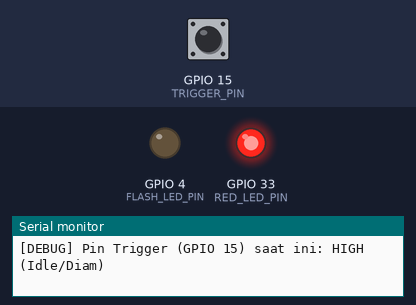
Bench run of a sketch on a simulated ESP32. Parts: output pins drawn as LEDs (lit = HIGH), the last lines printed to the serial monitor. Inputs (shaded band) come from the test bench; at power-on: GPIO 15 (TRIGGER_PIN) HIGH. WiFi joins after 1.5 s; servers stay silent unless stated; uploads are accepted with an empty reply; the camera gives no picture.

Above: at 6.0 s.
6.1 s: GPIO 15 (TRIGGER_PIN) pulled LOW for 0.15 s
At 8.4 s:
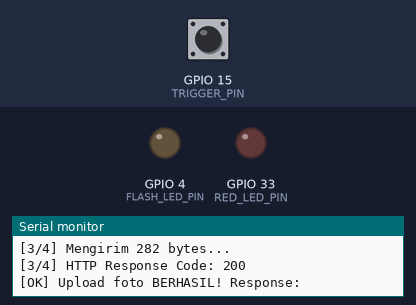
9.1 s: GPIO 15 (TRIGGER_PIN) pulled LOW for 1 s
At 10.1 s:
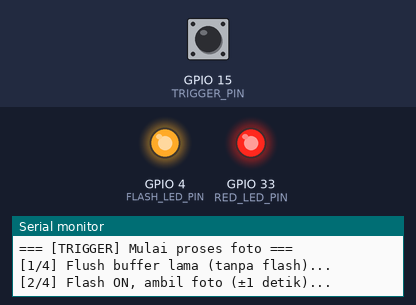
13.1 s: GPIO 15 (TRIGGER_PIN) pulled LOW for 3.2 s
At 16.8 s:
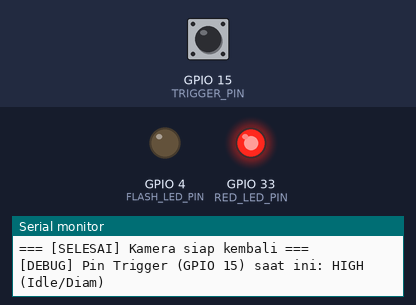
Timing chart, 0 to 18.3 s (numbered marks = the images above; inputs shaded):
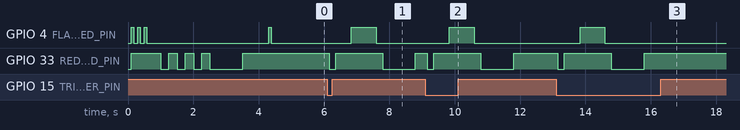

The sketch:

esp32_cam.ino
```cpp
#include <WiFi.h>
#include <WiFiClientSecure.h>
#include <HTTPClient.h>
#include "esp_camera.h"
#include "soc/soc.h"
#include "soc/rtc_cntl_reg.h"

// ==========================================
// 1. KONFIGURASI JARINGAN & API PRODUCTION
// ==========================================
const char* ssid     = "satcloud";
const char* password = "matahary02";

const char*   serverHost = "smartdoor.satcloud.tech";
const int     serverPort = 443;
const String  apiPath    = "/api/iot/percobaan-gagal";
const int     kamarId    = 1;

// ==========================================
// 2. PIN DEFINITIONS
// ==========================================
#define TRIGGER_PIN   15  // Dari PIN 14 ESP32 Utama (Gunakan GPIO 15 agar lebih stabil)
#define FLASH_LED_PIN  4  // Flash LED bawaan ESP32-CAM AI-Thinker
#define RED_LED_PIN   33  // LED merah kecil di belakang board (Active LOW)

// Pin kamera AI-Thinker (JANGAN UBAH)
#define PWDN_GPIO_NUM     32
#define RESET_GPIO_NUM    -1
#define XCLK_GPIO_NUM      0
#define SIOD_GPIO_NUM     26
#define SIOC_GPIO_NUM     27
#define Y9_GPIO_NUM       35
#define Y8_GPIO_NUM       34
#define Y7_GPIO_NUM       39
#define Y6_GPIO_NUM       36
#define Y5_GPIO_NUM       21
#define Y4_GPIO_NUM       19
#define Y3_GPIO_NUM       18
#define Y2_GPIO_NUM        5
#define VSYNC_GPIO_NUM    25
#define HREF_GPIO_NUM     23
#define PCLK_GPIO_NUM     22

// ==========================================
// 3. HELPER: INDIKATOR LED DEBUG VISUAL
// ==========================================

// Kedip Flash cepat N kali → menandai tahapan
void kedipFlash(int n) {
  for (int i = 0; i < n; i++) {
    digitalWrite(FLASH_LED_PIN, HIGH);
    delay(80);
    digitalWrite(FLASH_LED_PIN, LOW);
    delay(120);
  }
}

// Kedip Red cepat N kali
void kedipRed(int n) {
  for (int i = 0; i < n; i++) {
    digitalWrite(RED_LED_PIN, LOW);  // Active LOW
    delay(80);
    digitalWrite(RED_LED_PIN, HIGH);
    delay(120);
  }
}

// Flash menyala PANJANG N ms → tanda sukses upload
void flashPanjang(int ms) {
  digitalWrite(FLASH_LED_PIN, HIGH);
  delay(ms);
  digitalWrite(FLASH_LED_PIN, LOW);
}

// Red menyala terus → tanda ERROR FATAL
void redNyalaTerus() {
  digitalWrite(RED_LED_PIN, LOW); // Active LOW = ON
}

// ==========================================
// 4. HELPER: KONEKSI WIFI
// ==========================================

// Koneksi WiFi dengan timeout & auto-restart.
// Dipanggil sekali saat setup (sebelum init kamera).
// Koneksi WiFi dengan timeout.
// Dipanggil sekali saat setup (sebelum init kamera).
// JANGAN restart board jika gagal connect saat startup, biarkan lanjut
// agar kamera tetap terinisialisasi dan loop() yang akan menyambung background.
void koneksiWiFi() {
  Serial.printf("[WiFi] Menghubungkan ke '%s'...\n", ssid);
  WiFi.mode(WIFI_STA);
  WiFi.begin(ssid, password);

  // Indikator: Red blink selama connecting
  int attempts = 0;
  while (WiFi.status() != WL_CONNECTED && attempts < 40) {
    digitalWrite(RED_LED_PIN, LOW);
    delay(250);
    digitalWrite(RED_LED_PIN, HIGH);
    delay(250);
    attempts++;
    Serial.print(".");
  }
  Serial.println();

  if (WiFi.status() != WL_CONNECTED) {
    Serial.println("[WiFi] GAGAL konek saat startup! Melanjutkan boot...");
    // Indikator error: Red + Flash bergantian 3x
    for (int i = 0; i < 3; i++) {
      digitalWrite(RED_LED_PIN, LOW);
      delay(200);
      digitalWrite(RED_LED_PIN, HIGH);
      digitalWrite(FLASH_LED_PIN, HIGH);
      delay(200);
      digitalWrite(FLASH_LED_PIN, LOW);
    }
  } else {
    Serial.printf("[WiFi] Terhubung! IP: %s\n", WiFi.localIP().toString().c_str());
    // Indikator WiFi OK: Red menyala panjang 1 detik lalu mati
    digitalWrite(RED_LED_PIN, LOW);
    delay(1000);
    digitalWrite(RED_LED_PIN, HIGH);
  }
}

// ==========================================
// 5. LOGIKA PENGAMBILAN & PENGIRIMAN FOTO
// ==========================================
// Server: POST /api/iot/percobaan-gagal
// Form-data: { "kamar_id": int, "foto": file }
// Response: { "success": true, "message": str }
// Server: POST /api/iot/percobaan-gagal
// Form-data: { "kamar_id": int, "foto": file }
// Response: { "success": true, "message": str }
void ambilDanKirimFoto() {
  Serial.println("\n=== [TRIGGER] Mulai proses foto ===");

  // --- TAHAP 1: Flush buffer TANPA flash ---
  // Buang frame-frame lama yang ada di buffer (gelap/stale) SEBELUM flash nyala.
  Serial.println("[1/4] Flush buffer lama (tanpa flash)...");
  for (int i = 0; i < 3; i++) {
    camera_fb_t* dummy = esp_camera_fb_get();
    if (dummy) esp_camera_fb_return(dummy);
    delay(100);
  }

  // --- TAHAP 2: Flash ON → Jepret → Flash OFF (total ±1 detik) ---
  // Flash hanya menyala SAAT jepret saja — tidak lebih lama, agar maling tidak curiga
  Serial.println("[2/4] Flash ON, ambil foto (±1 detik)...");
  digitalWrite(FLASH_LED_PIN, HIGH); // Flash ON
  delay(700); // Beri waktu sensor AE menyesuaikan (~700ms), lalu jepret

  camera_fb_t* fb = esp_camera_fb_get(); // Ambil foto
  digitalWrite(FLASH_LED_PIN, LOW);      // Flash OFF segera setelah jepret

  if (!fb) {
    Serial.println("[ERROR] Gagal ambil foto dari kamera!");
    kedipRed(5);
    return;
  }
  Serial.printf("[OK] Foto terambil: %dx%d, %d bytes\n", fb->width, fb->height, fb->len);

  // --- TAHAP 2B: Hubungkan WiFi jika terputus (Capture First, Connect/Upload Second) ---
  if (WiFi.status() != WL_CONNECTED) {
    Serial.println("[WiFi] Terputus saat akan upload, mencoba menyambungkan kembali...");
    WiFi.begin(ssid, password);
    int attempts = 0;
    while (WiFi.status() != WL_CONNECTED && attempts < 12) { // Tunggu maksimal 6 detik
      digitalWrite(RED_LED_PIN, LOW);
      delay(250);
      digitalWrite(RED_LED_PIN, HIGH);
      delay(250);
      attempts++;
    }
  }

  if (WiFi.status() != WL_CONNECTED) {
    Serial.println("[ERROR] WiFi tidak terhubung! Foto batal dikirim.");
    kedipRed(4);
    esp_camera_fb_return(fb); // Bebaskan frame buffer kamera
    return;
  }

  // --- TAHAP 3: Upload foto ke server via HTTPClient ---
  Serial.println("[3/4] Mengupload foto ke server...");

  WiFiClientSecure sslClient;
  sslClient.setInsecure();
  sslClient.setTimeout(15);

  HTTPClient http;
  String url = "https://" + String(serverHost) + apiPath;
  http.begin(sslClient, url);
  http.setTimeout(15000); // 15 detik timeout HTTP

  // Bangun body multipart secara manual lalu kirim via sendRequest
  String boundary = "ESP32Boundary" + String(millis());
  http.addHeader("Content-Type", "multipart/form-data; boundary=" + boundary);

  String head = "--" + boundary + "\r\n";
  head += "Content-Disposition: form-data; name=\"kamar_id\"\r\n\r\n" + String(kamarId) + "\r\n";
  head += "--" + boundary + "\r\n";
  head += "Content-Disposition: form-data; name=\"foto\"; filename=\"capture.jpg\"\r\n";
  head += "Content-Type: image/jpeg\r\n\r\n";
  String tail = "\r\n--" + boundary + "--\r\n";

  // Gabungkan semua bagian menjadi satu buffer untuk dikirim
  size_t totalLen = head.length() + fb->len + tail.length();
  uint8_t* body   = (uint8_t*) malloc(totalLen);

  if (!body) {
    Serial.println("[ERROR] Gagal alokasi memori untuk body upload!");
    kedipRed(4);
    esp_camera_fb_return(fb);
    http.end();
    return;
  }

  // Salin head + foto + tail ke buffer
  memcpy(body,                          (uint8_t*)head.c_str(), head.length());
  memcpy(body + head.length(),          fb->buf,                fb->len);
  memcpy(body + head.length() + fb->len, (uint8_t*)tail.c_str(), tail.length());

  esp_camera_fb_return(fb); // Bebaskan frame buffer kamera segera setelah dicopy

  Serial.printf("[3/4] Mengirim %d bytes...\n", totalLen);
  int httpCode = http.POST(body, totalLen);
  free(body); // Bebaskan buffer body

  Serial.printf("[3/4] HTTP Response Code: %d\n", httpCode);

  if (httpCode == HTTP_CODE_OK || httpCode == HTTP_CODE_CREATED) {
    String response = http.getString();
    Serial.println("[OK] Upload foto BERHASIL! Response: " + response);
  } else {
    Serial.printf("[ERROR] Upload gagal! Code: %d\n", httpCode);
    if (httpCode > 0) {
      Serial.println("[SERVER] " + http.getString());
    }
  }
  http.end();

  // --- TAHAP 4: Indikator hasil upload ---
  if (httpCode == HTTP_CODE_OK || httpCode == HTTP_CODE_CREATED) {
    // Indikator SUKSES: RED menyala 1 detik (stealth, bukan flash)
    digitalWrite(RED_LED_PIN, LOW);
    delay(1000);
    digitalWrite(RED_LED_PIN, HIGH);
  } else {
    // Indikator GAGAL: Red + Flash bergantian 5x
    for (int i = 0; i < 5; i++) {
      digitalWrite(RED_LED_PIN, LOW);
      delay(100);
      digitalWrite(RED_LED_PIN, HIGH);
      digitalWrite(FLASH_LED_PIN, HIGH);
      delay(100);
      digitalWrite(FLASH_LED_PIN, LOW);
    }
  }

  Serial.println("=== [SELESAI] Kamera siap kembali ===\n");
}


// ==========================================
// 6. SETUP
// ==========================================
void setup() {
  WRITE_PERI_REG(RTC_CNTL_BROWN_OUT_REG, 0); // Matikan brownout detector

  Serial.begin(115200);
  delay(100);
  Serial.println("\n\n=== ESP32-CAM BOOTING ===");

  // Init pin LED & trigger
  pinMode(FLASH_LED_PIN, OUTPUT);
  pinMode(RED_LED_PIN,   OUTPUT);
  pinMode(TRIGGER_PIN,   INPUT_PULLUP); // Active LOW dengan internal pull-up (plus physical pull-up 10k)
  digitalWrite(FLASH_LED_PIN, LOW);
  digitalWrite(RED_LED_PIN,   HIGH); // Active LOW = OFF

  // INDIKATOR BOOT: Flash 3 kedip cepat
  Serial.println("[BOOT] Indikator boot...");
  kedipFlash(3);
  delay(300);

  // ---- STEP 1: Koneksi WiFi DULU (sebelum init kamera) ----
  // Alasan: Init kamera + radio WiFi aktif bersamaan bisa menyebabkan
  // spike arus yang memicu brownout tersembunyi → WiFi gagal konek.
  Serial.println("[BOOT] Menghubungkan WiFi terlebih dahulu...");
  koneksiWiFi();

  // Beri jeda singkat setelah WiFi stabil sebelum init kamera
  delay(500);

  // ---- STEP 2: Init Kamera (setelah WiFi stabil) ----
  Serial.println("[BOOT] Inisialisasi kamera...");
  camera_config_t config;
  config.ledc_channel  = LEDC_CHANNEL_0;
  config.ledc_timer    = LEDC_TIMER_0;
  config.pin_d0        = Y2_GPIO_NUM;
  config.pin_d1        = Y3_GPIO_NUM;
  config.pin_d2        = Y4_GPIO_NUM;
  config.pin_d3        = Y5_GPIO_NUM;
  config.pin_d4        = Y6_GPIO_NUM;
  config.pin_d5        = Y7_GPIO_NUM;
  config.pin_d6        = Y8_GPIO_NUM;
  config.pin_d7        = Y9_GPIO_NUM;
  config.pin_xclk      = XCLK_GPIO_NUM;
  config.pin_pclk      = PCLK_GPIO_NUM;
  config.pin_vsync     = VSYNC_GPIO_NUM;
  config.pin_href      = HREF_GPIO_NUM;
  config.pin_sscb_sda  = SIOD_GPIO_NUM;
  config.pin_sscb_scl  = SIOC_GPIO_NUM;
  config.pin_pwdn      = PWDN_GPIO_NUM;
  config.pin_reset     = RESET_GPIO_NUM;
  config.xclk_freq_hz  = 20000000;
  config.pixel_format  = PIXFORMAT_JPEG;

  if (psramFound()) {
    config.frame_size   = FRAMESIZE_VGA;
    config.jpeg_quality = 12;
    config.fb_count     = 2;
    Serial.println("[BOOT] PSRAM ditemukan, resolusi VGA");
  } else {
    config.frame_size   = FRAMESIZE_QVGA;
    config.jpeg_quality = 15;
    config.fb_count     = 1;
    Serial.println("[BOOT] Tanpa PSRAM, resolusi QVGA");
  }

  esp_err_t err = esp_camera_init(&config);
  if (err != ESP_OK) {
    Serial.printf("[ERROR FATAL] Kamera gagal init! Kode: 0x%x\n", err);
    // Blink merah terus-menerus lambat, JANGAN me-restart agar tidak boot loop
    while (true) {
      digitalWrite(RED_LED_PIN, LOW); // ON
      delay(500);
      digitalWrite(RED_LED_PIN, HIGH); // OFF
      delay(500);
    }
  }
  Serial.println("[BOOT] Kamera OK!");
  kedipFlash(1);
  delay(300);

  Serial.println("[READY] ESP32-CAM siap! Menunggu trigger Active LOW pada GPIO 13...\n");
}

// ==========================================
// 7. LOOP UTAMA
// ==========================================
unsigned long lastWiFiCheck = 0;
unsigned long lastDebugPrint = 0;

void loop() {
  // Reconnect WiFi non-blocking secara background jika terputus (tanpa me-restart board)
  if (WiFi.status() != WL_CONNECTED) {
    if (millis() - lastWiFiCheck > 15000) { // Lakukan pengecekan setiap 15 detik
      lastWiFiCheck = millis();
      Serial.println("[WARN] WiFi terputus! Mencoba menghubungkan kembali secara background...");
      WiFi.disconnect();
      WiFi.begin(ssid, password);
    }
  }

  // Debug print state of TRIGGER_PIN setiap 2 detik untuk mempermudah pelacakan kabel
  if (millis() - lastDebugPrint > 2000) {
    lastDebugPrint = millis();
    Serial.printf("[DEBUG] Pin Trigger (GPIO %d) saat ini: %s\n", TRIGGER_PIN, (digitalRead(TRIGGER_PIN) == HIGH ? "HIGH (Idle/Diam)" : "LOW (Trigger Aktif/Memfoto)"));
  }

  // Deteksi sinyal trigger Active LOW dari ESP32 Utama (GPIO 14 → GPIO 15)
  // Pin bernilai LOW ketika dipicu oleh ESP32 Utama
  if (digitalRead(TRIGGER_PIN) == LOW) {
    Serial.println("[TRIGGER] Sinyal LOW diterima dari ESP32 Utama!");

    // Tunggu sedikit dan cek lagi untuk debounce singkat agar tidak false-trigger akibat noise
    delay(50);
    if (digitalRead(TRIGGER_PIN) == LOW) {
      // Indikator trigger: RED saja (TANPA flash)
      digitalWrite(RED_LED_PIN, LOW);
      delay(200);
      digitalWrite(RED_LED_PIN, HIGH);

      ambilDanKirimFoto();

      // Tunggu hingga pin kembali HIGH (idle) sebelum lanjut,
      // untuk mencegah double trigger jika proses ambil+upload sangat cepat.
      unsigned long tStartWait = millis();
      while (digitalRead(TRIGGER_PIN) == LOW && millis() - tStartWait < 5000) {
        delay(50);
      }
    }
  }

  delay(10);
}
```

Measured:
- after the input at 6.1 s, GPIO 4 (FLASH_LED_PIN): LOW → HIGH after 0.73 s, → LOW 0.76 s later; GPIO 33 (RED_LED_PIN): HIGH → LOW after 0.05 s, → HIGH 0.20 s later, → LOW 1.4 s later, → HIGH 1.0 s later
- after the input at 9.1 s, GPIO 4 (FLASH_LED_PIN): LOW → HIGH after 0.74 s, → LOW 0.76 s later; GPIO 33 (RED_LED_PIN): HIGH → LOW after 0.05 s, → HIGH 0.20 s later, → LOW 1.4 s later, → HIGH 1.0 s later
- after the input at 13.1 s, GPIO 4 (FLASH_LED_PIN): LOW → HIGH after 0.73 s, → LOW 0.76 s later; GPIO 33 (RED_LED_PIN): HIGH → LOW after 0.05 s, → HIGH 0.20 s later, → LOW 1.4 s later, → HIGH 1.0 s later
